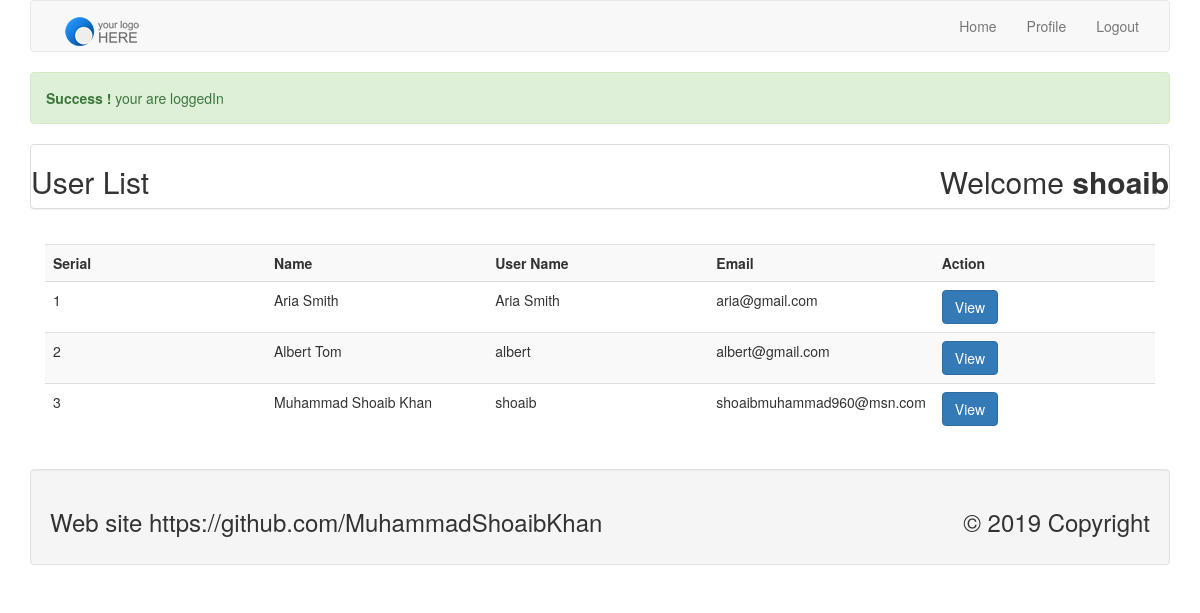
Page /index.php (signed in) on the committed database.
### tables this page shows
CREATE TABLE `tbl_user` (
  `id` int(11) NOT NULL,
  `name` varchar(255) NOT NULL,
  `username` varchar(255) NOT NULL,
  `email` varchar(255) NOT NULL,
  `password` varchar(255) NOT NULL
);

### lib/Session.php (called while the page is built, shortened)
<?php
 Class Session {
            public static function get($key){
            	if (isset($_SESSION[$key])) {
            		return $_SESSION[$key];
            	}else {
            		return false;
            	}
            }
 }
?>

### lib/User.php (called while the page is built, shortened)
<?php
 include_once 'Session.php';
 include 'Database.php';
 class User {
 	private $db;
 	public function __construct(){
 		 $this->db = new Database();
 	}
       public function getUserData(){
    $sql = "SELECT * FROM tbl_user ORDER BY id DESC";
            $query = $this->db->pdo->prepare($sql);
             $query->execute();
             $result = $query->fetchAll();
             return $result;
       }
 }
?>

### lib/Database.php (called while the page is built)
<?php
 class Database {
	private $hostdb = "localhost:3309";
	private $userdb = "root";
	private $passdb = "";
	private $namedb = "db_login";
	public $pdo;
	public function __construct(){
		if (!isset($this->pdo)) {
			try{
			  $link = new PDO("mysql:host=".$this->hostdb.";dbname=".$this->namedb, $this->userdb, $this->passdb);
				$link->setAttribute(PDO::ATTR_ERRMODE, PDO::ERRMODE_EXCEPTION);
				$link->exec("SET CHARACTER SET utf8");
				$this->pdo = $link;
			} catch(PDOException $e){
		  die("Failed to connect with Database".$e->getMessage());
			}
		}
	}
 }
?>

### index.php (the view, shortened to what this page needs)
<?php include 'inc/header.php';
      include 'lib/User.php';
?>
<?php
  $loginmsg = Session::get("loginmsg");
  if (isset($loginmsg)) {
  	echo $loginmsg;
  }
?>
<div class="panel panel-default">
    <h2> User List <span class="pull-right"> Welcome <strong>
  <?php
    $name = Session::get("username");
    if(isset($name)){
        echo $name;    }
    ?>
</strong>
    </span> </h2>
</div>
<div class="panel-body">
<table class = "table table-striped">
<th width="20%">Serial</th>
<th width="20%">Name</th>
<th width="20%">User Name</th>
<th width="20%">Email</th>
<th width="20%">Action</th>
<?php
$user = new User();
$userdata = $user->getUserData();
if($userdata){
  $i = 0;
foreach ($userdata as $sdata){
      $i++;
?>
<tr>
<td><?php echo $i ?></td>
<td><?php echo $sdata['name'] ?></td>
<td><?php echo $sdata['username'] ?></td>
<td><?php echo $sdata['email'] ?></td>
<td><a class="btn btn-primary" href="profile.php?id=<?php echo $sdata['id'] ?>" >View</a></td>
</tr>
<?php
}
}  else{  ?>
<tr>
<td><h2> No User Data Found  </h2></td>
</tr>
<?php  }    ?>
</table>
</div>
<?php
include 'inc/footer.php';
?>

### inc/header.php (shortened to what this page needs)
<?php
$filepath = realpath(dirname(__FILE__));
include_once $filepath.'/../lib/Session.php';
?>
<!DOCTYPE html>
<html lang="en">
<head>
  <link rel="stylesheet" href="https://maxcdn.bootstrapcdn.com/bootstrap/3.4.0/css/bootstrap.min.css">
</head>
<body>
<div class="container">
<nav class="navbar navbar-default">
  <div class="container-fluid">
    <div class="navbar-header">
      <a class="navbar-brand" href="index.php"><img src="inc/logo.png"></a>
    </div>
    <ul class="nav navbar-nav pull-right">
    <?php
      $id = Session::get("id");
      $userlogin = Session::get("login");
    if($userlogin == true){
    ?>
      <li><a href="index.php">Home</a></li>
      <li><a href="profile.php?id=<?php echo $id; ?>">Profile</a></li>
      <li><a href="?action=logout">Logout</a></li>
    <?php     }  else{  ?>
      <li><a href="login.php">Login</a></li>
      <li><a href="Register.php">Register</a></li>
    <?php    }   ?>
      </ul>
  </div>
</nav>

### inc/footer.php
<div class="well">
    <h3> Web site https://github.com/MuhammadShoaibKhan
        <span class="pull-right">© 2019 Copyright</span>
    </h3>
</div>
</div>
</body>
</html>

### rows in the picture
tbl_user: name "Aria Smith", username "Aria Smith", email "aria@gmail.com"
tbl_user: name "Albert Tom", username "albert", email "albert@gmail.com"
tbl_user: name "Muhammad Shoaib Khan", username "shoaib", email "shoaibmuhammad960@msn.com"

### other values in the picture
$loginmsg "Success ! your are loggedIn"
$name "shoaib"
